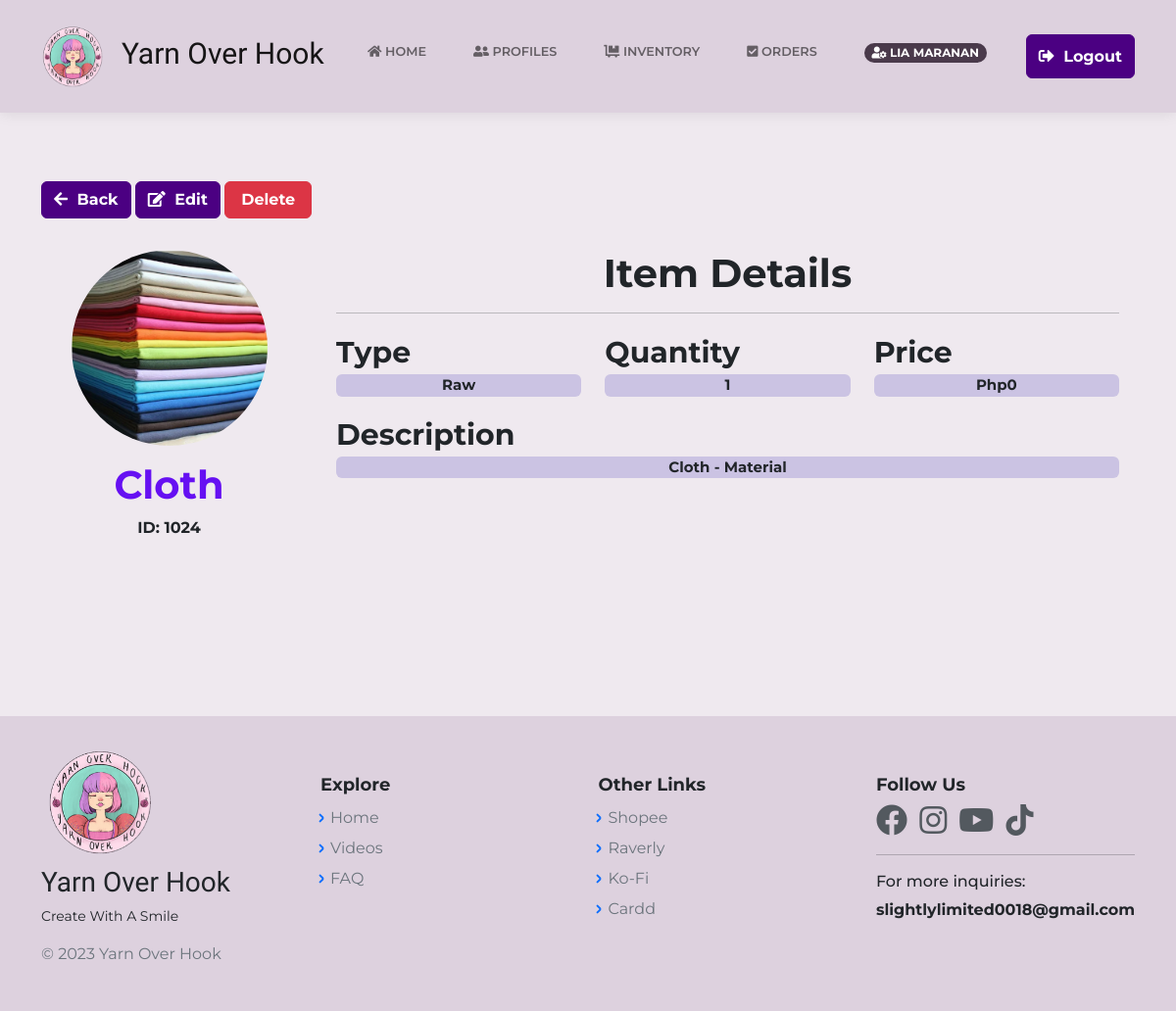
Screenshot of /InventoryItem.php?id=1024 (signed in) with the database file from the repository.
### tables this page shows
CREATE TABLE `inventory_db` (
  `ItemID` bigint(20) NOT NULL,
  `ItemName` varchar(100) NOT NULL,
  `ItemImg` varchar(255) NOT NULL,
  `ItemDesc` text NOT NULL,
  `ItemType` varchar(255) NOT NULL,
  `TypeID` int(11) NOT NULL,
  `ItemPrice` int(12) NOT NULL,
  `ItemQty` int(12) NOT NULL,
  `created_at` timestamp NOT NULL DEFAULT current_timestamp() ON UPDATE current_timestamp()
);

### InventoryItem.php (the view, shortened to what this page needs)
<?php
    include("includes/dbh.inc.php");
    require 'layouts/Header.php';
    if(isset($_GET['id'])) {
		$id = mysqli_real_escape_string($con, $_GET['id']);
		$item = "SELECT * FROM inventory_db WHERE ItemID = $id";
		$result = mysqli_query($con, $item);
		$inv = mysqli_fetch_assoc($result);
	}
?>
<body class="d-flex flex-column min-vh-100">
<?php require 'layouts/nav.php';?>
<?php if($inv): ?>
        <main class="page blog-post">
        <section class="clean-block clean-post dark" style="background-color:#efe9ef; border:none; ">
            <div class="container">
            <form class="mb-3" action="InventoryItem.php?id=<?php echo $inv['ItemID'] ?>" method="POST" id="form">
            <button class="btn btn-primary pull-right" type="button" style="font-weight:bold;border-color: indigo;background: indigo;"><a href="Inventory.php" style="text-decoration:none;color:white;"><i class="fa fa-arrow-left"></i> Back </a></button>
			    <a class="btn btn-dark" href="EditInventoryItem.php?id=<?php echo $inv['ItemID'] ?>" type="submit" name="edit" role="button" style="font-weight:bold;border-color:indigo;background-color:indigo;"><i class="fas fa-edit"></i> Edit</a>
			    <input class="btn btn-danger" name="delete" role="button" value="Delete" style="font-weight:bold;width: 8%;">
		    </form>
        <div class="row gutters">
        <div class="col-xl-3 col-lg-3 col-md-12 col-sm-12 col-12">
        <div class="card h-100">
            <div class="card-body" style="background:#efe9ef;">
                <div class="account-settings">
                    <div class="user-profile">
                        <div class="user-avatar" >
                            <img src="<?php echo $inv['ItemImg']; ?>" style="height:200px; width:200px;">
                        </div>
                        <h5 class="user-name" style="font-weight: bold; font-size:40px; color: var(--bs-indigo);"><?php echo $inv['ItemName']; ?></h5>
                        <p style="font-weight: bold; ">ID: <?php echo $inv['ItemID']; ?></p>
                    </div>
                </div>
            </div>
        </div>
        </div>
        <div class="col-xl-9 col-lg-9 col-md-12 col-sm-12 col-12">
        <div class="card h-100">
            <div class="card-body" style="background:#efe9ef;">
                <div class="row gutters">
                    <div class="col-xl-12 col-lg-12 col-md-12 col-sm-12 col-12">
                        <h6 style="font-weight: bold; font-size:40px; text-align:center; " >Item Details</h6>
                        <hr>
                    </div>
                    <div class="col-md-4 col-12">
                        <div class="form-group">
                            <label style="font-weight:bold; font-size:30px; ">Type</label>
                            <p class="rounded" style="font-size:15px;background:#cbc3e3; font-weight:bold; text-align:center;"><?php echo $inv['ItemType']; ?></p>
                        </div>
                    </div>
                    <div class="col-md-4 col-12">
                        <div class="form-group">
                            <label style="font-weight:bold;font-size:30px; ">Quantity</label>
                            <p class="rounded" style="font-size:15px;background:#cbc3e3; font-weight:bold; text-align:center;"><?php echo $inv['ItemQty']; ?></p>
                        </div>
                    </div>
                    <div class="col-md-4 col-12">
                        <div class="form-group">
                            <label style="font-weight:bold;font-size:30px; " >Price</label>
                            <p class="rounded" style="font-size:15px;background:#cbc3e3; font-weight:bold; text-align:center;">Php<?php echo $inv['ItemPrice']; ?></p>
                        </div>
                    </div>
                    <div class="col-md-12 col-12">
                        <div class="form-group">
                            <label style="font-weight:bold;font-size:30px; ">Description</label>
                            <p class="rounded" style="font-size:15px;background:#cbc3e3; font-weight:bold; text-align:center;"><?php echo nl2br($inv['ItemDesc']) ?></p>
                        </div>
                    </div>
                </div>
            </div>
        </div>
        </div>
        </div>
        </div>
        <?php else: ?>
            <div class="container my-5">
                <h2> Oops.. Page not found. Please try again. </h2>
            </div>
        <?php endif ?>
    </section>
</main>
<?php require 'layouts/Footer.php';?>

### assets/css/main.css (style rules this page uses)
body { background-color: #efe9ef !important; padding-top: 85px; }
.card { margin-bottom: 20px; }
.container { animation: transitionInContainer 0.50s; }

### assets/css/Profile-Edit-Form-styles.css (style rules this page uses)
hr { height: 2px; }

### assets/css/Profile-Edit-Form.css (style rules this page uses)
hr { height: 2px; }

### assets/css/ProfileEdit1.css (style rules this page uses)
hr { height: 2px; }

### assets/css/ProfileEdit2.css (style rules this page uses)
hr { height: 2px; }

### assets/css/ProfileDesignAdmin.css (style rules this page uses)
.account-settings .user-profile { margin: 0 0 1rem 0; padding-bottom: 1rem; text-align: center; }
.account-settings .user-profile .user-avatar { margin: 0 0 1rem 0; }
.account-settings .user-profile .user-avatar img { width: 90px; height: 90px; -moz-border-radius: 100px; border-radius: 100px; }
.account-settings .user-profile h5.user-name { margin: 0 0 0.5rem 0; }
.card { background: #ffffff; -moz-border-radius: 5px; border-radius: 5px; border: 0; margin-bottom: 1rem; }

### rows the page displays
inventory_db: ItemImg (picture), ItemName "Cloth", ItemID "1024", ItemType "Raw", ItemQty "1", ItemPrice "0", ItemDesc "Cloth - Material"

### other values shown
$_SESSION['cust_name'] "LIA MARANAN"
